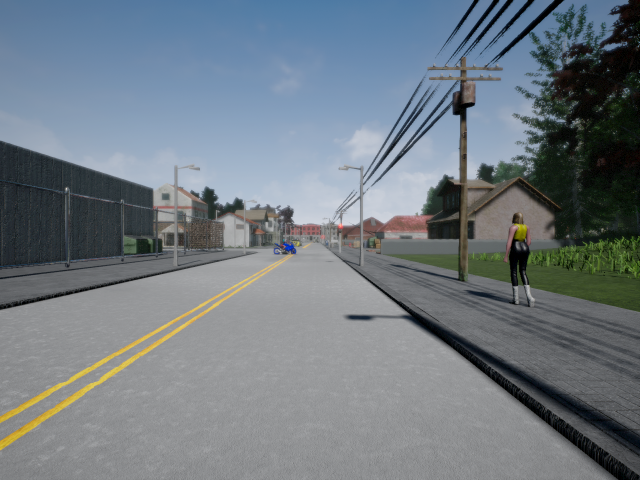
#> input picture 3_Visual_Perception_for_Self_Driving_Cars/module1/stereo_set/frame_00077_1547042741L.png, 1280 x 960 px (shown at 1/2 size)
$ jupyter execute --allow-errors 'Applying Stereo Depth to a Driving Scenario (practice assignment).ipynb'   (shell and % lines are left out)
#> lines starting #> are read from the running program, lines starting #| are printed output that depends on the picture
### 3_Visual_Perception_for_Self_Driving_Cars/module1/files_management.py
import csv
import numpy as np
import cv2


def get_projection_matrices():
    """Frame Calibration Holder
    3x4    p_left, p_right      Camera P matrix. Contains extrinsic and intrinsic parameters.
    """
    p_left = np.array([[640.0,   0.0, 640.0, 2176.0],
                       [  0.0, 480.0, 480.0,  552.0],
                       [  0.0,   0.0,   1.0,    1.4]])
    p_right = np.array([[640.0,   0.0, 640.0, 2176.0],
                       [   0.0, 480.0, 480.0,  792.0],
                       [   0.0,   0.0,   1.0,    1.4]])
    return p_left, p_right


def read_left_image():
    return cv2.imread("stereo_set/frame_00077_1547042741L.png")[...,::-1]
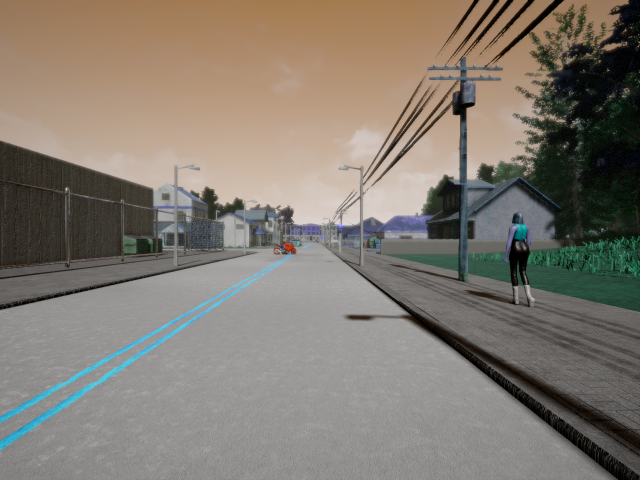
#> returned value: shape (960, 1280, 3) (shown at 1/2 size); mean of channels 0, 1, 2 113, 122.4, 129.9; drawn as B, G, R


def read_right_image():
    return cv2.imread("stereo_set/frame_00077_1547042741R.png")[...,::-1]
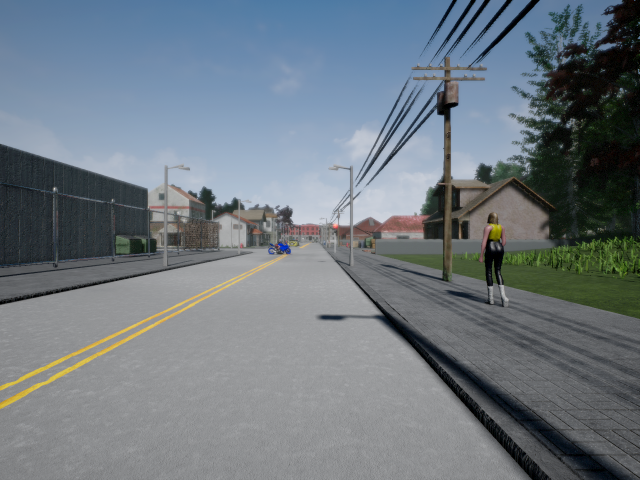
#> input picture 3_Visual_Perception_for_Self_Driving_Cars/module1/stereo_set/frame_00077_1547042741R.png, 1280 x 960 px (shown at 1/2 size)
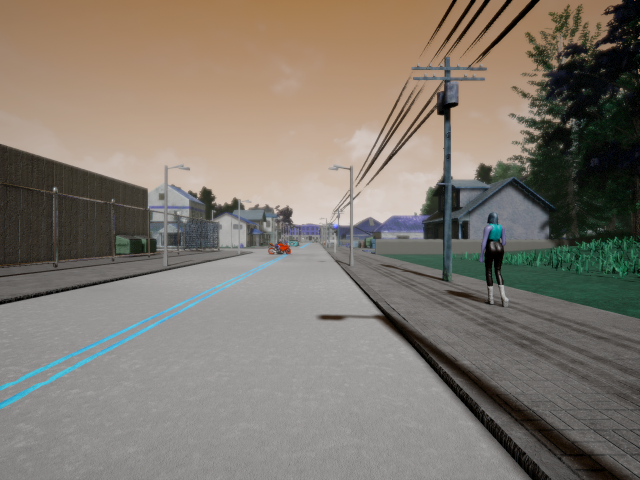
#> returned value: shape (960, 1280, 3) (shown at 1/2 size); mean of channels 0, 1, 2 110.9, 120.5, 128.2; drawn as B, G, R


def get_obstacle_image():
    img_left_colour = read_left_image()
    return img_left_colour[479:509, 547:593, :]

### 3_Visual_Perception_for_Self_Driving_Cars/module1/Applying Stereo Depth to a Driving Scenario (practice assignment).ipynb
# Applying Stereo Depth to a Driving Scenario
Now that you've reviewed the algorithms behind stereo vision and cross correlation we can begin to tackle real-world examples (Actually, we'll use images from the Carla simulator, so I suppose real-world-like would be more appropriate). This is an ungraded practice assignment. This exercise gives you a brief introduction to using Python to implement what you've recently learned in order to find the distance to collision with an obstacle.

#### Instructions:

- You will be using Python 3.
- Avoid using for-loops and while-loops, unless you are explicitly told to do so.
- After coding your function, run the cell right below it to check if your result is correct.

#### After this assignment you will:

- Be able to use OpenCV to complete standard vision tasks.
- Understand the process of obtaining depth from a pair of stereo images and their respective projection matrices.
- Understand the advantages of cross-correlation for localization of important information in an image.

#### Feedback:
As this is a practice assignment, you have access to the assignment solution. We recommend that you use OpenCV documentation for solving the assignment and refer to the solution only after you finish this practice exercise.


Let's go!

## 1 - Getting Set-up

First, let's run the cell below to import all the packages that you will need during this assignment.
- [numpy](www.numpy.org) is the fundamental package for scientific computing with Python.
- [matplotlib](http://matplotlib.org) is a famous library to plot graphs in Python.
- [cv2] (https://opencv.org) is the most used library for computer vision applications in Python.
- The `files_management` package contains pre-developed functions for importing data for the assignment.

[cell 1]
import numpy as np
import cv2
from matplotlib import pyplot as plt
from matplotlib import patches
# %matplotlib inline sets the backend of matplotlib to the 'inline' backend: With this backend,
# the output of plotting commands is displayed inline within frontends like the Jupyter notebook,
# directly below the code cell that produced it. The resulting plots will then also be stored in the notebook document

import files_management

[cell 2]
# Syntax: matplotlib.pyplot.subplots(nrows=1, ncols=1, sharex=False, sharey=False, squeeze=True, subplot_kw=None, gridspec_kw=None, **fig_kw)

# Parameters: This method accept the following parameters that are described below:

# nrows, ncols : These parameter are the number of rows/columns of the subplot grid.
# sharex, sharey : These parameter controls sharing of properties among x (sharex) or y (sharey) axes.
# squeeze : This parameter is an optional parameter and it contains boolean value with default as True.
# num: This parameter is the pyplot.figure keyword that sets the figure number or label.
# subplot_kwd: This parameter is the dict with keywords passed to the add_subplot call used to create each subplot.
# gridspec_kw: This parameter is the dict with keywords passed to the GridSpec constructor used to create the grid the subplots are placed on.
# Returns: This method return the following values.

# fig : This method return the figure layout.
# ax : This method return the axes.Axes object or array of Axes objects.

Now, let's get the pair of stereo images you will work with. The following code will load the images and then display them for you.

[cell 3]
# Read the stereo-pair of images
img_left = files_management.read_left_image()
img_right = files_management.read_right_image()

# Use matplotlib to display the two images
_, image_cells = plt.subplots(1, 2, figsize=(20, 20))
image_cells[0].imshow(img_left)
image_cells[0].set_title('left image')
image_cells[1].imshow(img_right)
image_cells[1].set_title('right image')
plt.show()
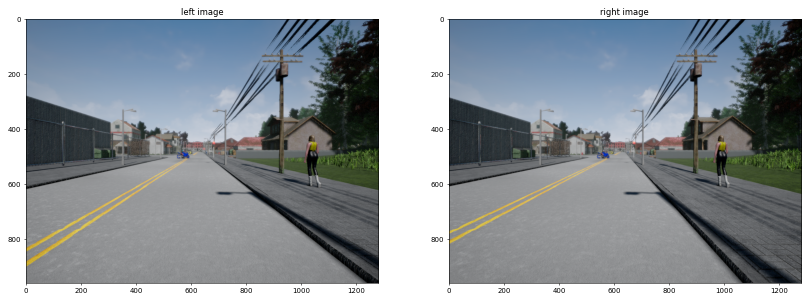
#> figure drawn by matplotlib, 2 panels

[cell 4]
# Large plot of the left image
plt.figure(figsize=(16, 12), dpi=100)
plt.imshow(img_left)

To go with these images are their respective projection matrices. Let's run the following to gather these and print them.

[cell 5]
# Read the calibration
p_left, p_right = files_management.get_projection_matrices()

# Use regular numpy notation instead of scientific one
# Use regular numpy notation instead of scientific one
# Call numpy. set_printoptions(precision=None, suppress=None) to display each entry in the array with precision digits of
# precision. To suppress scientific notation when displayed, set suppress to True . By default, NumPy uses up to 8 digits
# of precision and will not suppress scientific notation.
np.set_printoptions(suppress=True)

print("p_left \n", p_left)
print("\np_right \n", p_right)

With this information we can move into finding the depth of the scene.

## 2 - Estimating Depth

As we covered in Module 1 Lesson 3 Part 1, we can estimate the depth of a stereo scene using the following sequence of actions:
1. Determine the disparity between the two images.
2. Decompose the projection matrices into the camera intrinsic matrix $K$, and extrinsics $R$, $t$.
3. Estimate depth using what we've gathered in the two prior steps.

### 2.1 - Computing the Disparity

It's time we began exploring some OpenCV functions. The following `compute_left_disparity_map` function is expected to recieve a stereo pair of images and return a disparity map from the perspective of the left camera.

There are two OpenCV functions that we can use to compute a disparity map [StereoBM](https://docs.opencv.org/3.4.3/d9/dba/classcv_1_1StereoBM.html) and [StereoSGBM](https://docs.opencv.org/3.4.3/d2/d85/classcv_1_1StereoSGBM.html).

**Note**: if the disparity output is set to 16-bit fixed-point, you will need to divide the output by 16 to obtain the true disparity values. This is because the output has a precision of 1/16, so the bits are shifted left by 4 (corresponding to multiplication by 16). If the disparity output is set to 32-bit floating point, no division by 16 is needed. You can check OpenCV's [compute](https://docs.opencv.org/3.4.3/d2/d6e/classcv_1_1StereoMatcher.html#a03f7087df1b2c618462eb98898841345) function for more details.

Once you've chosen the matcher to use you can call `matcher.compute(img_left, img_right)` to generate the disparity output.

**Note**: make sure you are using grayscale images for the `matcher.compute()` method. You can use `cvtColor()` to convert an image from the RGB color space to grayscale in the following way:

`img_g = cv2.cvtColor(img_rgb, code)`

Parameters:

- `img_rgb` - an RGB image

- `code` - color space conversion code, e.g. `cv2.COLOR_BGR2GRAY` for grayscale

- `img_g` - the image converted to grayscale

For more information on `cvtColor()` please refer to the [corresponding OpenCV documentation](https://docs.opencv.org/3.4/d8/d01/group__imgproc__color__conversions.html#ga397ae87e1288a81d2363b61574eb8cab)

[cell 6]
def compute_left_disparity_map(img_left, img_right):

    ### START CODE HERE ###
    img_left = cv2.cvtColor(img_left,cv2.COLOR_BGR2GRAY)
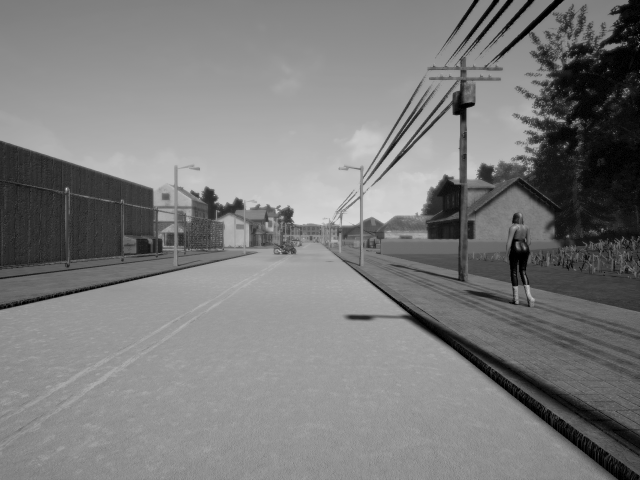
#> img_left: shape (960, 1280) (shown at 1/2 size); min 0, max 227, mean 123.5
    img_right = cv2.cvtColor(img_right,cv2.COLOR_BGR2GRAY)
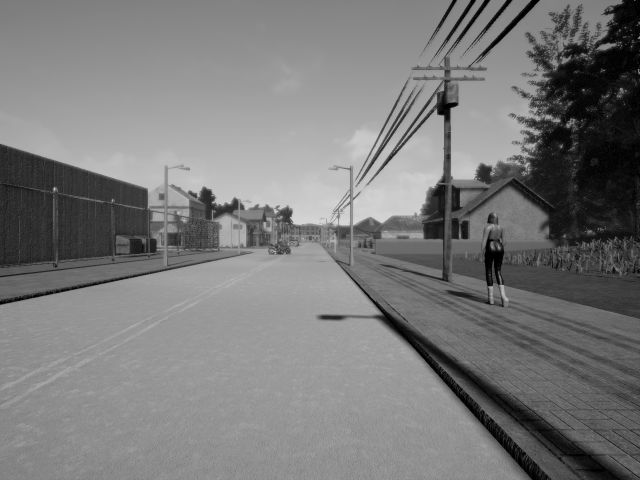
#> img_right: shape (960, 1280) (shown at 1/2 size); min 0, max 230, mean 121.6
    numdisparities = 6*16
    min_Disparity = 0
    block_Size = 8
    windowsize = 6
    P_1 = 8*3*windowsize**2
    P_2 = 32*3*windowsize**2

    left_image_bm = cv2.StereoBM_create(numDisparities = numdisparities, blockSize = block_Size)
    left_image_sgbm = cv2.StereoSGBM_create(minDisparity = min_Disparity, numDisparities = numdisparities, blockSize = block_Size, P1 = P_1, P2 = P_2, mode=cv2.STEREO_SGBM_MODE_SGBM_3WAY)

    disp_left = left_image_sgbm.compute(img_left, img_right).astype(np.float32)/16
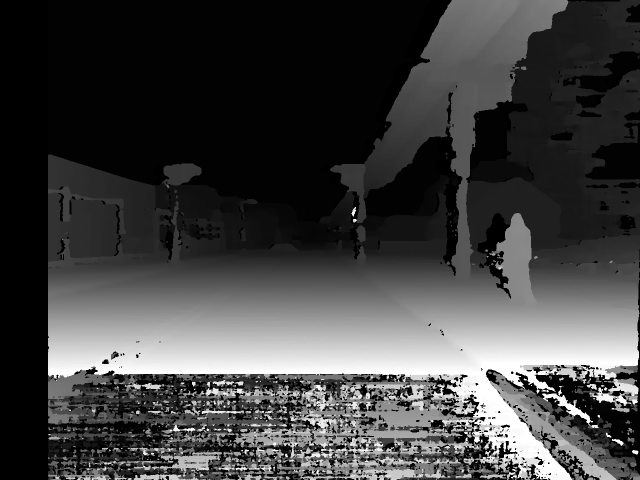
#> disp_left: shape (960, 1280) float32 (shown at 1/2 size); min -1, max 95, mean 23.7; drawn with min black and max white


    ### END CODE HERE ###

    return disp_left

In order to get an idea of how the parameters and choice of matcher change the resulting disparity map you can run the following code to visualize it.

As you will find while you continue in this course, your choices in paramters will have to vary to fit the data being provided. Take some time to experiment with different combinations, and both of the matchers to see which best fits the images you have been provided.

Don't forget to read about the functions and the restrictions on the paramters.

[cell 7]
# Compute the disparity map using the fuction above
disp_left = compute_left_disparity_map(img_left, img_right)

# Show the left disparity map
plt.figure(figsize=(10, 10))
plt.imshow(disp_left)
plt.show()

### 2.2 - Decompose the projection matrices

In Lesson 2 we touched on how to decompose a projection matrix $P$:
1. Represent $P$ as a combination of the intrinsic parameters $K$ and the extrinsic rotation $R$ and translation $t$ as follows:
$$ $$
$$P = K[R|t]$$
$$ $$
2. Take the inverse of $KR$, which allows us to perform QR-decomposition to get $R^{-1}$ and $K^{-1}$:
$$ $$
$$(KR)^{-1} = R^{-1}K^{-1}$$
$$ $$
3. From here it would seem as though we could easily determine $K$, $R$, and $t$.

Unfortunately, this isn't as simple as it seems due to the QR-decomposition isn't unique. This results in us having to check the signs of the diagonal of the $K$ matrix and adjust $R$ appropriately. We must also make assertions about the directions of our camera and image x, y, and z axes.

Luckily for us, OpenCV provides us with a single function that does all of this. Using cv2.[decomposeProjectionMatrix()](https://docs.opencv.org/3.4.3/d9/d0c/group__calib3d.html#gaaae5a7899faa1ffdf268cd9088940248). Use this function below to extract the required matrices.

**Note**: After carrying out the matrix multiplication, the homogeneous component $w_c$ will, in general, not be equal to 1. Therefore, to map back into the real plane we must perform the homogeneous divide or perspective divide by dividing each component by $w_c$

#### Optional
You can optionally use the space in the function below to try your hand at finding $K$, $R$, and $t$ manually. The numpy functions `np.linalg.inv()`, `np.linalg.qr()`, and `np.matmul()` would be of help in this case.
You can use the following code block to compare your resulting $K$, $R$, and $t$ with those returned by the OpenCV function.

[cell 8]
def decompose_projection_matrix(p):

    ### START CODE HERE ###
    k,r,t,_,_,_,_ = cv2.decomposeProjectionMatrix(p)
    t = t/t[3] #see note above

    ### END CODE HERE ###

    return k, r, t

The following code section uses your function above to decompose and print all of the matrices from the left and right projection matrices.

[cell 9]
# Decompose each matrix
k_left, r_left, t_left = decompose_projection_matrix(p_left)
k_right, r_right, t_right = decompose_projection_matrix(p_right)

# Display the matrices
print("k_left \n", k_left)
print("\nr_left \n", r_left)
print("\nt_left \n", t_left)
print("\nk_right \n", k_right)
print("\nr_right \n", r_right)
print("\nt_right \n", t_right)

### 2.3 - Generate the depth map

Lesson 3 explains how to derive the depth from a pair of images taken with a stereo camera setup. Recall the sequence of this procedure:

1. Get the focal length $f$ from the $K$ matrix
2. Compute the baseline $b$ using corresponding values from the translation vectors $t$
3. Compute depth map of the image: $$Z = \frac{f b}{x_L - x_R} = \frac{f b}{d}$$ In the above equation, $d$ is a disparity map which we have already computed in one of the previous steps in this assignment.

**Your task**: Complete the `calc_depth_map` function below to return a depth map of the same dimensions as the disparity map being provided.

**Note:** Don't forget to address problematic disparities (the ones having of 0 and -1) to eliminate potential computational issues.

[cell 10]
def calc_depth_map(disp_left, k_left, t_left, t_right):

    ### START CODE HERE ###
    f = k_left[0,0] #focal length
    b = t_left[1] - t_right[1] #baseline
    disp_left[disp_left == 0] = 0.1 #replace zero with a small value
    disp_left[disp_left == -1] = 0.1 #replace -1 with a small value
#> disp_left: shape (960, 1280) float32; min 0.1, max 95, mean 23.9
    depth_map = np.ones(disp_left.shape) #make sure depth map shape is same as disparity map shape
    depth_map = f*b/disp_left
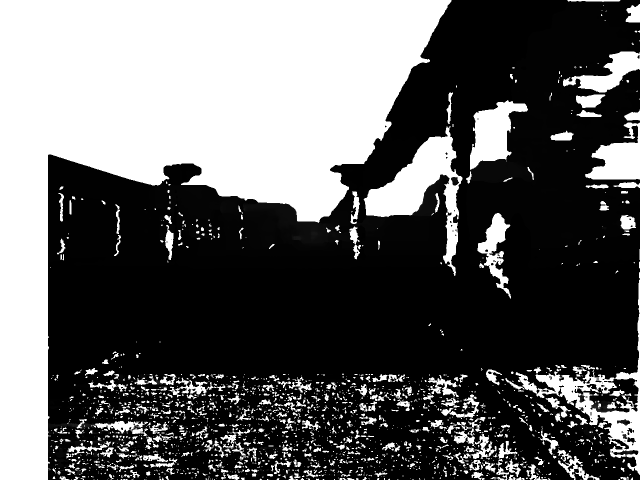
#> depth_map: shape (960, 1280) float64 (shown at 1/2 size); min 3.37, max 3200, mean 1229.9; drawn with min black and max white


    ### END CODE HERE ###

    return depth_map

Below we call the calc_depth_map function to generate a depth map for the disparity map we found in 2.1.

The depth map is displayed for reference.

[cell 11]
# Get the depth map by calling the above function
depth_map_left = calc_depth_map(disp_left, k_left, t_left, t_right)

# Display the depth map
plt.figure(figsize=(8, 8), dpi=100)
plt.imshow(depth_map_left, cmap='flag')
plt.show()

Excellent! Now you have successfully used a stereo pair of images to determine the depth of a scene!

## 3 - Finding the distance to collision

While we may have a map of the depths of each pixel in the scene, our system does not yet know which of these pixels are safe (like the road) or a potential obstacle (like a motorcycle). To find these objects of interest we run an object detector that has been trained to select a rectangular section containing the object we are concerned about. Object detection will be covered in future modules, so for now we will just work with the motorcycle image that was identified by the detector.

Run the following section of code to read the motorcycle image and display it.

[cell 12]
# Get the image of the obstacle
obstacle_image = files_management.get_obstacle_image()
#> in get_obstacle_image, `return img_left_colour[479:509, 547:593, :]`:
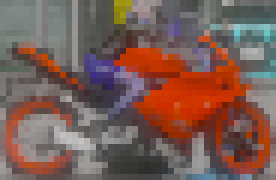
#> returned value: shape (30, 46, 3) (shown 6 times larger); mean of channels 0, 1, 2 85.1, 92.9, 121.6; drawn as B, G, R

# Show the obstacle image
plt.figure(figsize=(4, 4))
plt.imshow(obstacle_image)
plt.show()

What we would like to do now is have the system automatically determine where this obstacle is in the scene. For this we will use cross correlation as described in Lesson 4. As described in the lesson, the algorithm behind cross correlation requires us to perform large numerical computations at each pixel in the image.
However, once again we are saved by OpenCV. Using the cv2.[matchTemplate()](https://docs.opencv.org/3.4.3/df/dfb/group__imgproc__object.html#ga586ebfb0a7fb604b35a23d85391329be) function we can quickly and easily complete the cross correlation of the obstacle template. From this heatmap we can use the cv2.[minMaxLoc()](https://docs.opencv.org/3.4.3/d2/de8/group__core__array.html#ga8873b86a29c5af51cafdcee82f8150a7) function to extract the position of the obstacle.
minMaxLoc
Implement these two functions in the below section to extract the cross correlation heatmat and the corresponding point of the obstacle.

#### Optional:
Again, if you'd like to challenge yourself you can instead implement the cross correlation algorithm manually in the function below.

[cell 13]
def locate_obstacle_in_image(image, obstacle_image):

    ### START CODE HERE ###
    cross_corr_map = cv2.matchTemplate(image,obstacle_image,method = cv2.TM_CCOEFF)
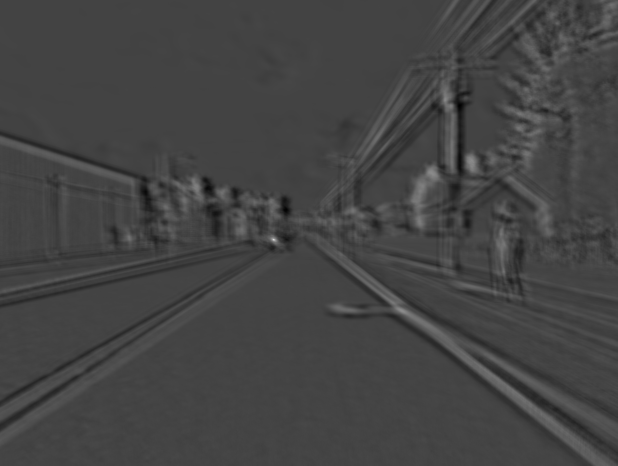
#> cross_corr_map: shape (931, 1235) float32 (shown at 1/2 size); min -2506665, max 6887729.5, mean 7587.5; drawn with min black and max white
    minVal, maxVal, minLoc, obstacle_location = cv2.minMaxLoc(cross_corr_map)
#> minVal = -2506665; maxVal = 6887729.5; minLoc = (918, 211); obstacle_location = (547, 479)


    ### END CODE HERE ###

    return cross_corr_map, obstacle_location

Running the following code section will call your above function and then display the resulting cross correlation heatmap and obstacle location coordinates.

You may take this opportunity to try different "methods" for the matchTemplate function.

[cell 14]
# Gather the cross correlation map and the obstacle location in the image
cross_corr_map, obstacle_location = locate_obstacle_in_image(img_left, obstacle_image)
#> obstacle_location = (547, 479)

# Display the cross correlation heatmap
plt.figure(figsize=(10, 10))
plt.imshow(cross_corr_map)
plt.show()

# Print the obstacle location
print("obstacle_location \n", obstacle_location)
#| obstacle_location
#|  (547, 479)
